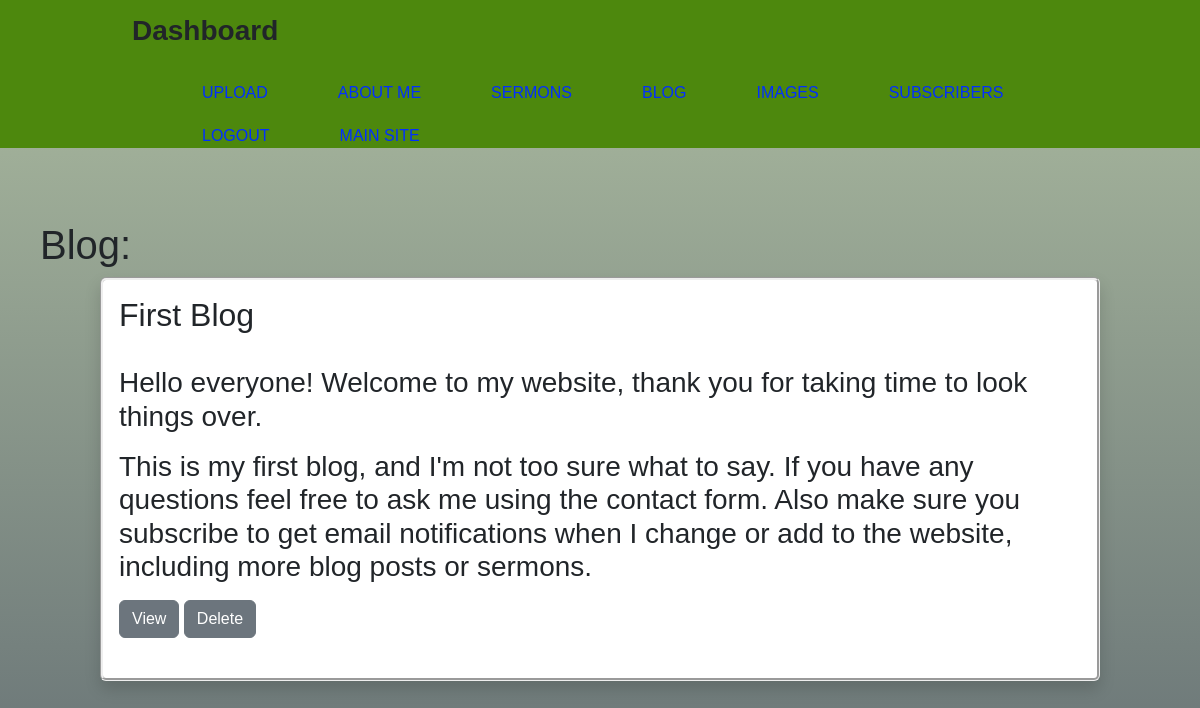
The page /dash-blog (signed in) on the database its author committed.
### website/models.py (models this page shows)
class Blog(db.Model):
    id = db.Column(db.Integer, primary_key=True)
    title = db.Column(db.String(500), nullable=False)
    content = db.Column(db.Text, nullable=False)
    date_created = db.Column(db.DateTime, default=datetime.utcnow)

### website/auth.py (the view)
@auth.route('/dash-blog', methods=['GET', 'POST'])
@login_required
def dash_blog():
    title = "Dash Blog"
    blog_list = Blog.query.order_by(desc(Blog.id))
    return render_template('dash_blog.html', title=title, blog_list=blog_list)

### website/templates/dash_blog.html
{% extends 'dash_base.html' %} {% block title %} {{title}} {% endblock %} {% block content %}
<h1>Blog:</h1>
    {% for blog in blog_list %}
<div id="blog" class="shadow p-3 mb-5 bg-body rounded">
        <h2>{{ blog.title }}</h2> <br>
        <h3>{{ blog.content|safe }}</h3>
            <button type="button" value="{{ blog.content }}" class="btn btn-secondary"><a href=
                    "{{ url_for('auth.dash_individual_blog', id=blog.id) }}" id="view">
                <span aria-hidden="true">View</span> </a>
            </button>
            <button type="button" class="btn btn-secondary" onClick="deleteBlog({{ blog.id }})">
                <span aria-hidden="true">Delete</span>
            </button>
    <br><br>
</div>
    {% endfor %}
{% endblock %}

### website/static/css/dash1.css (style rules this page uses)
html { background: linear-gradient(rgb(172, 188, 160), rgb(104, 115, 118)); background-repeat: no-repeat; background-position: center; background-size: cover; background-attachment: fixed; margin: 0px; font-family: 'Arial', 'Times New Roman', sans-serif; font-weight: 300; }
body { background: linear-gradient(rgb(172, 188, 160), rgb(104, 115, 118)); background-repeat: no-repeat; background-position: center; background-size: cover; background-attachment: fixed; margin: 0px; font-family: 'Arial', 'Times New Roman', sans-serif; font-weight: 300; }
a { text-decoration: none; }
#view { color: rgb(255, 255, 255) }
h1 { padding-top: 25px; padding-left: 40px; }
#blog { border-style: groove; margin-top: 0px; margin-left: 100px; margin-right: 100px; padding-bottom: 40px; }

### rows shown on the page
Blog: title "First Blog", content "Hello everyone! Welcome to my website, thank you for taking time to look things over. This is my first blog, and I'm not too sure what to say. If you have any questions feel free to ask me using the contact form. Also make sure you subscribe to get email notifications when I change or add to the website, including more blog posts or sermons."
